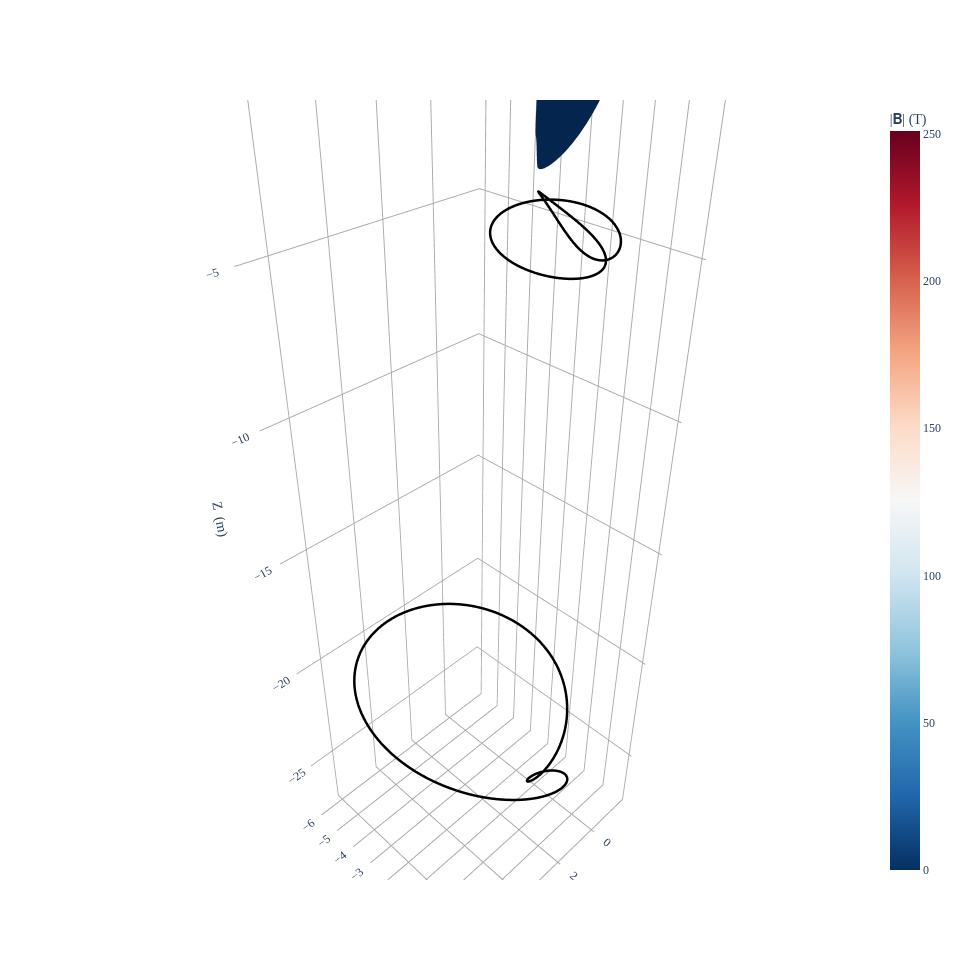

The notebook cell this image was saved under:
### Code cell
if use_spline:
    fig = plot_coils(umbilic_opt)
else:
    if not use_coil2:
        fig = plot_coils(field_opt.coils[-1])
    else:
        fig = plot_coils(field_opt.coils[-1])
        fig = plot_coils(field_opt.coils[-2], fig=fig)
plot_3d(eq, "|B|", fig=fig)

### Figure 1 — Plotly figure (JSON) as saved in the notebook; plotly's stock layout.template omitted (floating-point values rounded to 4 significant figures; data arrays with more than 128 entries replaced by an {"elided": "..."} marker saying what was removed)
{"data": [{"hovertext": "Current = -5153.917021317748 (A)", "line": {"color": "black", "dash": "solid", "width": 5}, "marker": {"opacity": 0, "size": 0}, "name": "CoilSet[0]", "showlegend": false, "type": "scatter3d", "x": {"elided": "801 float values"}, "y": {"elided": "801 float values"}, "z": {"elided": "801 float values"}}, {"hovertext": "Current = -950.6893361430364 (A)", "line": {"color": "black", "dash": "solid", "width": 5}, "marker": {"opacity": 0, "size": 0}, "name": "CoilSet[0]", "showlegend": false, "type": "scatter3d", "x": {"elided": "801 float values"}, "y": {"elided": "801 float values"}, "z": {"elided": "801 float values"}}, {"colorbar": {"title": {"text": "|𝐁| (T)"}}, "colorscale": [[0, "rgb(5,48,97)"], [0.1, "rgb(33,102,172)"], [0.2, "rgb(67,147,195)"], [0.3, "rgb(146,197,222)"], [0.4, "rgb(209,229,240)"], [0.5, "rgb(247,247,247)"], [0.6, "rgb(253,219,199)"], [0.7, "rgb(244,165,130)"], [0.8, "rgb(214,96,77)"], [0.9, "rgb(178,24,43)"], [1, "rgb(103,0,31)"]], "flatshading": true, "i": {"elided": "20200 int values"}, "intensity": {"elided": "10201 float values"}, "j": {"elided": "20200 int values"}, "k": {"elided": "20200 int values"}, "name": "|𝐁| (T)", "opacity": 1, "showscale": true, "type": "mesh3d", "x": {"elided": "10201 float values"}, "y": {"elided": "10201 float values"}, "z": {"elided": "10201 float values"}}], "layout": {"font": {"family": "Times"}, "height": 960.3, "scene": {"aspectmode": "data", "xaxis": {"backgroundcolor": "white", "gridcolor": "darkgrey", "showbackground": false, "showgrid": true, "showticklabels": true, "title": {"text": "X  (m)"}, "zeroline": true, "zerolinecolor": "darkgrey"}, "yaxis": {"backgroundcolor": "white", "gridcolor": "darkgrey", "showbackground": false, "showgrid": true, "showticklabels": true, "title": {"text": "Y  (m)"}, "zeroline": true, "zerolinecolor": "darkgrey"}, "zaxis": {"backgroundcolor": "white", "gridcolor": "darkgrey", "showbackground": false, "showgrid": true, "showticklabels": true, "title": {"text": "Z  (m)"}, "zeroline": true, "zerolinecolor": "darkgrey"}}, "title": {"text": "", "x": 0.5, "xanchor": "center", "y": 0.9, "yanchor": "top"}, "width": 960.3}}
